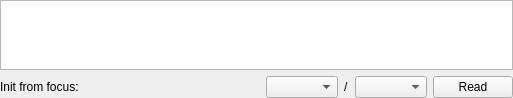
<?xml version="1.0" encoding="UTF-8"?>
<ui version="4.0">
 <class>Form</class>
 <widget class="QWidget" name="Form">
  <property name="geometry">
   <rect>
    <x>0</x>
    <y>0</y>
    <width>513</width>
    <height>41</height>
   </rect>
  </property>
  <property name="windowTitle">
   <string>Form</string>
  </property>
  <layout class="QGridLayout" columnstretch="0,0,0">
   <property name="leftMargin">
    <number>0</number>
   </property>
   <property name="topMargin">
    <number>0</number>
   </property>
   <property name="rightMargin">
    <number>0</number>
   </property>
   <property name="bottomMargin">
    <number>0</number>
   </property>
   <item row="1" column="1">
    <layout class="QHBoxLayout">
     <item>
      <widget class="QLabel">
       <property name="text">
        <string>Init from focus:</string>
       </property>
      </widget>
     </item>
     <item>
      <spacer name="horizontalSpacer">
       <property name="orientation">
        <enum>Qt::Horizontal</enum>
       </property>
       <property name="sizeHint" stdset="0">
        <size>
         <width>40</width>
         <height>20</height>
        </size>
       </property>
      </spacer>
     </item>
     <item>
      <widget class="QComboBox" name="read1stFocusComboBox"/>
     </item>
     <item>
      <widget class="QLabel">
       <property name="text">
        <string>/</string>
       </property>
      </widget>
     </item>
     <item>
      <widget class="QComboBox" name="read2ndFocusComboBox"/>
     </item>
    </layout>
   </item>
   <item row="1" column="2">
    <widget class="QPushButton" name="readFocusButton">
     <property name="text">
      <string>Read</string>
     </property>
    </widget>
   </item>
   <item row="0" column="1" colspan="2">
    <widget class="TableView" name="opticsTable"/>
   </item>
  </layout>
 </widget>
 <resources/>
 <connections/>
 <customwidgets>
  <customwidget>
   <class>TableView</class>
   <extends>QTableView</extends>
   <header>madgui/widget/tableview.h</header>
  </customwidget>
 </customwidgets>
</ui>
